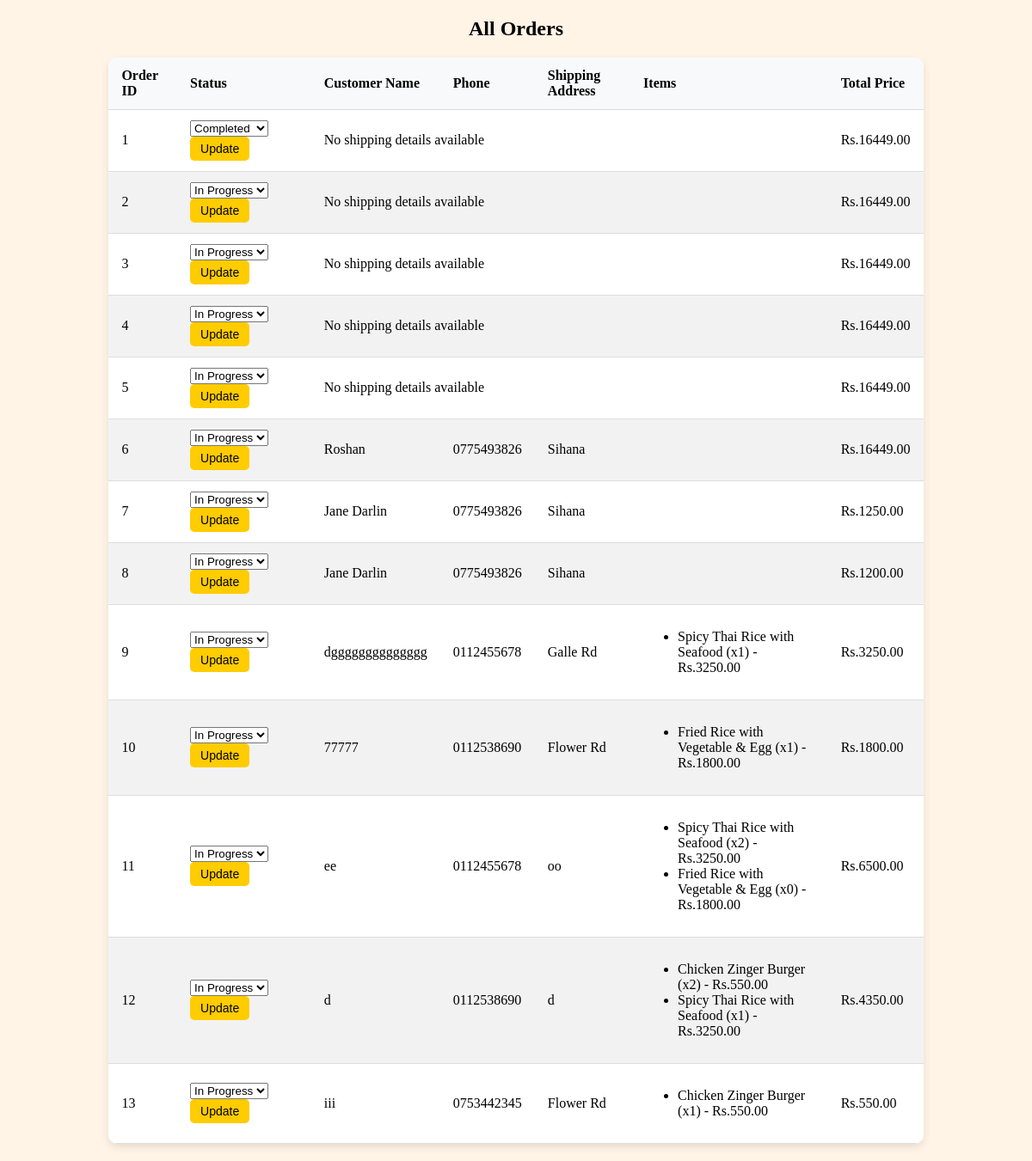
/dashboard/orders, run on the app's committed database.
### webstore/models.py (models this page shows, shortened)
class Order(models.Model):
    items = models.TextField()  # Use for sqlite
    order_date = models.DateTimeField(auto_now_add=True)
    STATUS_CHOICES = [
        ('Incomplete', 'Incomplete'),
        ('Complete', 'Complete'),
    ]
    status = models.CharField(max_length=20, choices=STATUS_CHOICES, default='Incomplete')
    total_price = models.FloatField(default=0)

class ShippingDetails(models.Model):
    order = models.OneToOneField(Order, on_delete=models.CASCADE)  # Link to Order
    name = models.CharField(max_length=255)
    delivery_date = models.DateField()
    delivery_time = models.TimeField()
    house_no = models.CharField(max_length=10)
    street1 = models.CharField(max_length=255)
    street2 = models.CharField(max_length=255, blank=True, null=True)
    town = models.CharField(max_length=255)
    phone = models.CharField(max_length=15)

class OrderItem(models.Model):
    order = models.ForeignKey(Order, on_delete=models.CASCADE)
    item = models.ForeignKey(Menu, on_delete=models.CASCADE)
    quantity = models.PositiveIntegerField(default=1)

class Menu(models.Model):
    name = models.CharField(max_length=50)
    description = models.CharField(max_length=400)
    price = models.FloatField()
    img_url = models.ImageField(upload_to='static/')

### webstore/views.py (the view)
# urls.py: path('dashboard/orders', views.view_orders, name='view_orders'),  # Correct URL pattern
def view_orders(request):
    orders = Order.objects.all()
    order_details = []
    for order in orders:
        order_items = OrderItem.objects.filter(order=order)
        try:
            shipping_details = ShippingDetails.objects.get(order=order)
        except ShippingDetails.DoesNotExist:
            shipping_details = None  # In case shipping details are missing
        order_detail = {
            'order': order,
            'shipping_details': shipping_details,
            'order_items': order_items
        }
        order_details.append(order_detail)
    return render(request, 'view_orders.html', {'order_details': order_details})

### webstore/templates/view_orders.html (shortened to what this page needs)
<!DOCTYPE html>
<html lang="en">
<head>
</head>
<body>
    <h2 class="center">All Orders</h2>
    <table class="table">
        <thead>
            <tr>
                <th>Order ID</th>
                <th>Status</th>
                <th>Customer Name</th>
                <th>Phone</th>
                <th>Shipping Address</th>
                <th>Items</th>
                <th>Total Price</th>
            </tr>
        </thead>
        <tbody>
            {% for order_detail in order_details %}
                <tr>
                    <td>{{ order_detail.order.id }}</td>
                    <td>
                        <div class="status-update">
                            <form method="POST" action="{% url 'update_order_status' order_detail.order.id %}">
                                <select name="status">
                                    <option value="In Progress" {% if order_detail.order.status == 'In Progress' %}selected{% endif %}>In Progress</option>
                                    <option value="Completed" {% if order_detail.order.status == 'Completed' %}selected{% endif %}>Completed</option>
                                </select>
                                <button type="submit" class="btn btn-warning btn-sm">Update</button>
                            </form>
                        </div>
                    </td>
                    {% if order_detail.shipping_details %}
                        <td>{{ order_detail.shipping_details.name }}</td>
                        <td>{{ order_detail.shipping_details.phone }}</td>
                        <td>{{ order_detail.shipping_details.street1 }}</td>
                    {% else %}
                        <td colspan="3">No shipping details available</td>
                    {% endif %}
                    <td>
                        <ul>
                            {% for item in order_detail.order_items %}
                                <li>{{ item.item.name }} (x{{ item.quantity }}) - Rs.{{ item.item.price|floatformat:2 }}</li>
                            {% endfor %}
                        </ul>
                    </td>
                    <td>Rs.{{ order_detail.order.total_price|floatformat:2 }}</td>
                </tr>
            {% endfor %}
        </tbody>
    </table>
</body>
</html>

### webstore/templates/view_orders.html (style rules this page uses)
body { background-color: #fff4e6; }
.center { text-align: center; }
.table { width: 80%; margin: 20px auto; border-collapse: collapse; background: #fff; border-radius: 10px; overflow: hidden; box-shadow: 0 4px 10px rgba(0, 0, 0, 0.1); }
.table th, .table td { padding: 12px 15px; text-align: left; border-bottom: 1px solid #ddd; }
.table thead { background: #f8f9fa; font-weight: bold; }
.table tbody tr:nth-child(even) { background: #f2f2f2; }
.btn-sm { padding: 6px 12px; font-size: 14px; border-radius: 5px; }
.btn-warning { background: #ffcc00; color: #000; border: none; }
.status-update { display: flex; align-items: center; }
.status-update select { margin-right: 10px; }

### data on the page
Order: order.id "1", status "Completed", shows "No shipping details available", order.total_price "16449.00"
Order: order.id "2", shows "No shipping details available", order.total_price "16449.00"
Order: order.id "3", shows "No shipping details available", order.total_price "16449.00"
Order: order.id "4", shows "No shipping details available", order.total_price "16449.00"
Order: order.id "5", shows "No shipping details available", order.total_price "16449.00"
Order: order.id "6", shipping_details.name "Roshan", shipping_details.phone "0775493826", shipping_details.street1 "Sihana", order.total_price "16449.00"
Order: order.id "7", shipping_details.name "Jane Darlin", shipping_details.phone "0775493826", shipping_details.street1 "Sihana", order.total_price "1250.00"
Order: order.id "8", shipping_details.name "Jane Darlin", shipping_details.phone "0775493826", shipping_details.street1 "Sihana", order.total_price "1200.00"
Order: order.id "9", shipping_details.name "dgggggggggggggg", shipping_details.phone "0112455678", shipping_details.street1 "Galle Rd", order.total_price "3250.00"
OrderItem: item.name "Spicy Thai Rice with Seafood", quantity "1", item.price "3250.00"
Order: order.id "10", shipping_details.name "77777", shipping_details.phone "0112538690", shipping_details.street1 "Flower Rd", order.total_price "1800.00"
OrderItem: item.name "Fried Rice with Vegetable & Egg", quantity "1", item.price "1800.00"
Order: order.id "11", shipping_details.name "ee", shipping_details.phone "0112455678", shipping_details.street1 "oo", order.total_price "6500.00"
OrderItem: item.name "Spicy Thai Rice with Seafood", quantity "2", item.price "3250.00"
OrderItem: item.name "Fried Rice with Vegetable & Egg", quantity "0", item.price "1800.00"
Order: order.id "12", shipping_details.name "d", shipping_details.phone "0112538690", shipping_details.street1 "d", order.total_price "4350.00"
OrderItem: item.name "Chicken Zinger Burger", quantity "2", item.price "550.00"
OrderItem: item.name "Spicy Thai Rice with Seafood", quantity "1", item.price "3250.00"
Order: order.id "13", shipping_details.name "iii", shipping_details.phone "0753442345", shipping_details.street1 "Flower Rd", order.total_price "550.00"
OrderItem: item.name "Chicken Zinger Burger", quantity "1", item.price "550.00"
